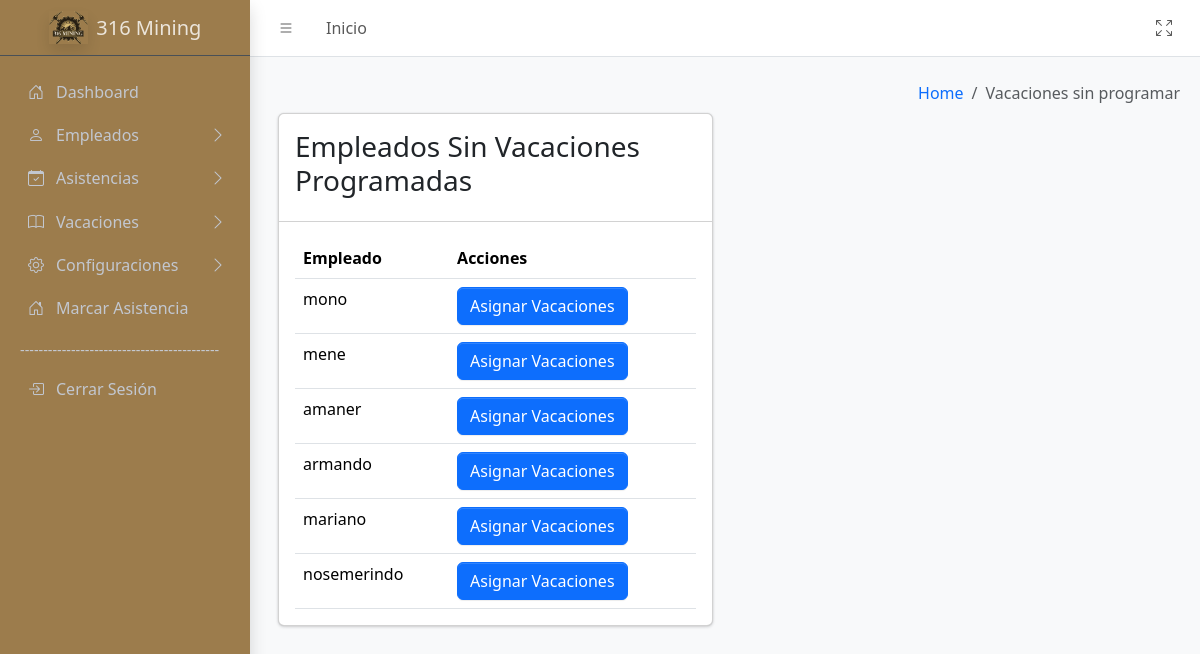
The app's page /sistema/controller/VacacionesController/VacacionesController.php?action=MostrarEmpleadosSinVacaciones (signed in), older data.
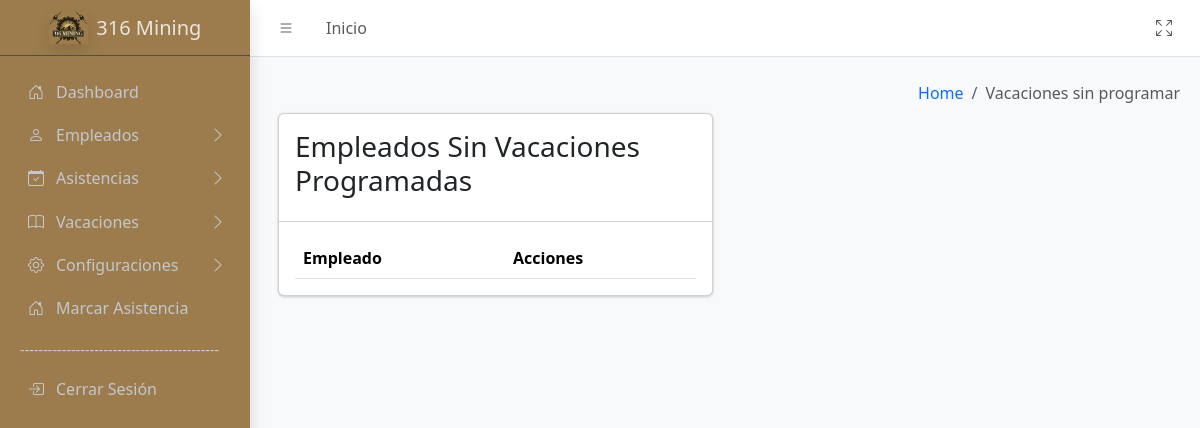
The same page, newer data.
### tables this page shows
CREATE TABLE `empleados` (
  `idEmpleado` int(11) NOT NULL,
  `nombres` varchar(50) NOT NULL,
  `apellidos` varchar(50) NOT NULL,
  `dni` varchar(8) NOT NULL,
  `correo` varchar(50) NOT NULL,
  `telefono` varchar(15) DEFAULT NULL,
  `idPuesto` int(11) DEFAULT NULL,
  `idTurno` int(11) DEFAULT NULL,
  `estado` enum('Activo','Inactivo') DEFAULT 'Activo',
  `habilitado` tinyint(1) NOT NULL,
  `idApp` varchar(10) DEFAULT NULL COMMENT 'id para la app',
  `passwordApp` varchar(20) DEFAULT NULL COMMENT 'contra para la app',
  `idmarcar` varchar(5) NOT NULL,
  `passmarcar` varchar(5) NOT NULL
);

### sistema/controller/BaseController.php (called while the page is built, shortened)
<?php
class BaseController {
        protected function loadView($view,
                                        $data = [],
                                        $additionalCss = [],
                                        $additionalJs = [],
                                        $title = 'Sistema') {
                                    include __DIR__ . '/../view/templates/layout.php';
    }
}
?>

### sistema/model/conexion.php (called while the page is built, shortened)
<?php
class Database {
    public function __construct() {
        try {
            $host = 'localhost';
            $dbname = 'biometrico';
            $username = 'root';
            $password = '';
            $this->conn = new PDO("mysql:host=$host;dbname=$dbname", $username, $password);
        } catch (PDOException $e) {
            echo "Error de conexión: " . $e->getMessage();
            exit();
        }
    }
}
?>

### sistema/model/VacacionesModel/VacacionesModel.php (called while the page is built, shortened)
<?php
require_once __DIR__ . '/../conexion.php';
class Vacaciones extends Database
{
    public function getEmpleadosSinVacaciones()
    {
        $sql = "SELECT e.idEmpleado, e.nombres
                FROM empleados e
                LEFT JOIN vacaciones v ON e.idEmpleado = v.idEmpleado
                WHERE v.idVacacion IS NULL";
        $stmt = $this->conn->prepare($sql);
        $stmt->execute();
        return $stmt->fetchAll(PDO::FETCH_ASSOC);
    }
}
?>

### sistema/view/Vacaciones/VacacionesNoProgramadas.php (the view, shortened to what this page needs)
<div class="col-sm-6">
</div>
<div class="col-sm-6">
    <ol class="breadcrumb float-sm-end">
        <li class="breadcrumb-item"><a href="/biometrico/sistema/controller/DashboardController/DashboardController.php?action=MostrarDashboard">Home</a></li>
        <li class="breadcrumb-item active" aria-current="page">
            Vacaciones sin programar
        </li>
    </ol>
</div>
<div class="app-content">
    <div class="container-fluid">
        <div class="row">
            <div class="container-fluid">
                <div class="row">
                    <div class="col-lg-6">
                        <div class="card mb-3">
                            <div class="card-header">
                                <h3>Empleados Sin Vacaciones Programadas</h3>
                            </div>
                            <div class="card-body">
                                <table class="table">
                                    <thead>
                                        <tr>
                                            <th>Empleado</th>
                                            <th>Acciones</th>
                                        </tr>
                                    </thead>
                                    <tbody>
                                        <?php foreach ($empleados as $empleado): ?>
                                            <tr>
                                                <td><?= htmlspecialchars($empleado['nombres']) ?></td>
                                                <td>
                                                <button class='btn btn-primary' data-bs-toggle='modal' data-bs-target='#modalAsignarVacacion' data-idEmpleado='<?= $empleado['idEmpleado'] ?>'>Asignar Vacaciones</button>
                                                </td>
                                            </tr>
                                        <?php endforeach; ?>
                                    </tbody>
                                </table>
                            </div>
                        </div>
                    </div>
                </div>
            </div>
        </div>
    </div>
</div>

Row changes from the older to the newer data that the page shows:
removed empleados: nombres "mono"
removed empleados: nombres "mene"
removed empleados: nombres "amaner"
removed empleados: nombres "armando"
removed empleados: nombres "mariano"
removed empleados: nombres "nosemerindo"
